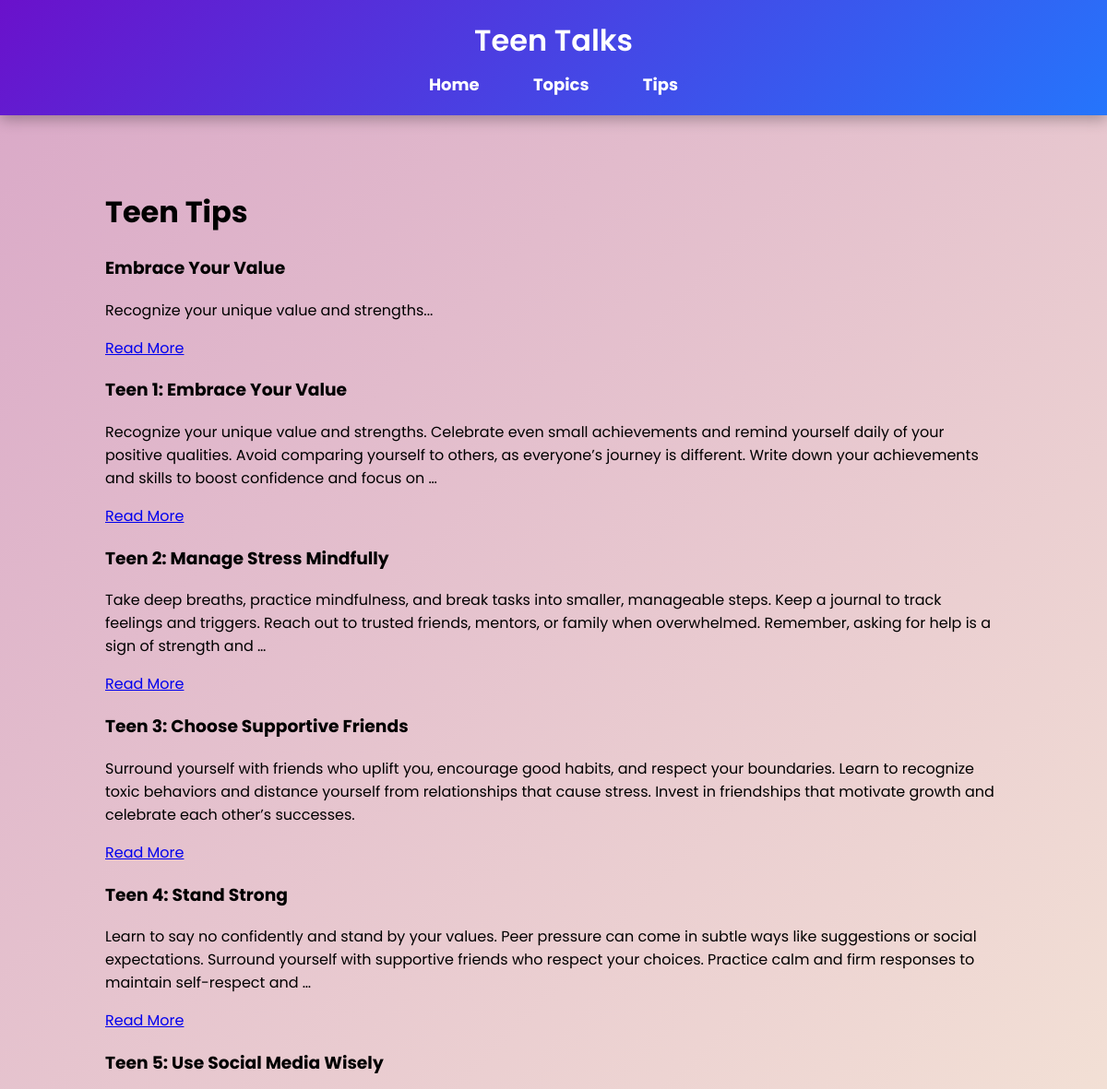
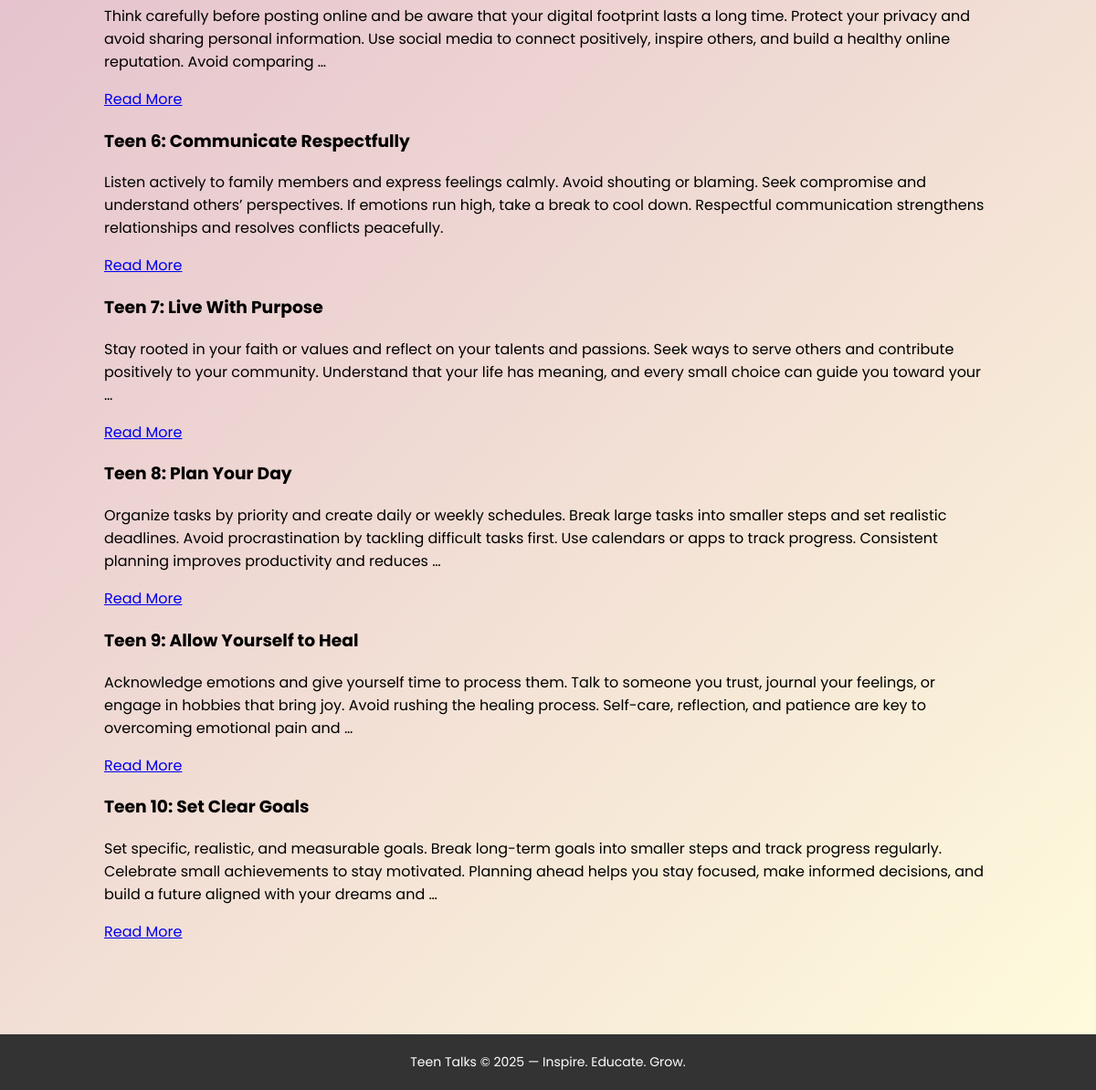
The app's page /tips/ with its own data (2 pictures, top to bottom).
### tips/models.py (models this page shows, shortened)
class Tip(models.Model):
    title = models.CharField(max_length=200)
    content = models.TextField()

### tips/views.py (the view)
# urls.py: path('', views.tips_list, name='tips_list'),           # /tips/ → list of all tips
def tips_list(request):
    tips = Tip.objects.all()
    return render(request, 'tips/tips_list.html', {'tips': tips})

### tips/templates/tips/tips_list.html (shortened to what this page needs)
{% extends "pages/base.html" %}
{% block content %}
<div class="container mt-5">
    <h1 class="mb-4">Teen Tips</h1>
    {% for tip in tips %}
        <div class="card shadow-sm rounded-3 mb-4 p-4">
            <h3 class="card-title">{{ tip.title }}</h3>
            <p class="card-text">{{ tip.content|truncatewords:40 }}</p>
            <a href="{% url 'tip_detail' tip.id %}" class="btn btn-primary mt-2">Read More</a>
        </div>
    {% empty %}
        <p class="text-muted">No tips available yet.</p>
    {% endfor %}
</div>
{% endblock %}

### pages/templates/pages/base.html (style rules this page uses)
body { margin: 0; padding: 0; font-family: "Poppins", sans-serif; background: linear-gradient(135deg, #d9a7c7, #fffcdc); }
.container { width: 90%; margin: auto; padding: 30px 0; }

### records on screen
Tip: title "Embrace Your Value", content "Recognize your unique value and strengths..."
Tip: title "Teen 1: Embrace Your Value", content "Recognize your unique value and strengths. Celebrate even small achievements and remind yourself daily of your positive qualities. Avoid comparing yourself to others, as everyone’s journey is different. Write down your achievements and skills to boost confidence and focus on …"
Tip: title "Teen 2: Manage Stress Mindfully", content "Take deep breaths, practice mindfulness, and break tasks into smaller, manageable steps. Keep a journal to track feelings and triggers. Reach out to trusted friends, mentors, or family when overwhelmed. Remember, asking for help is a sign of strength and …"
Tip: title "Teen 3: Choose Supportive Friends", content "Surround yourself with friends who uplift you, encourage good habits, and respect your boundaries. Learn to recognize toxic behaviors and distance yourself from relationships that cause stress. Invest in friendships that motivate growth and celebrate each other’s successes."
Tip: title "Teen 4: Stand Strong", content "Learn to say no confidently and stand by your values. Peer pressure can come in subtle ways like suggestions or social expectations. Surround yourself with supportive friends who respect your choices. Practice calm and firm responses to maintain self-respect and …"
Tip: title "Teen 5: Use Social Media Wisely", content "Think carefully before posting online and be aware that your digital footprint lasts a long time. Protect your privacy and avoid sharing personal information. Use social media to connect positively, inspire others, and build a healthy online reputation. Avoid comparing …"
Tip: title "Teen 6: Communicate Respectfully", content "Listen actively to family members and express feelings calmly. Avoid shouting or blaming. Seek compromise and understand others’ perspectives. If emotions run high, take a break to cool down. Respectful communication strengthens relationships and resolves conflicts peacefully."
Tip: title "Teen 7: Live With Purpose", content "Stay rooted in your faith or values and reflect on your talents and passions. Seek ways to serve others and contribute positively to your community. Understand that your life has meaning, and every small choice can guide you toward your …"
Tip: title "Teen 8: Plan Your Day", content "Organize tasks by priority and create daily or weekly schedules. Break large tasks into smaller steps and set realistic deadlines. Avoid procrastination by tackling difficult tasks first. Use calendars or apps to track progress. Consistent planning improves productivity and reduces …"
Tip: title "Teen 9: Allow Yourself to Heal", content "Acknowledge emotions and give yourself time to process them. Talk to someone you trust, journal your feelings, or engage in hobbies that bring joy. Avoid rushing the healing process. Self-care, reflection, and patience are key to overcoming emotional pain and …"
Tip: title "Teen 10: Set Clear Goals", content "Set specific, realistic, and measurable goals. Break long-term goals into smaller steps and track progress regularly. Celebrate small achievements to stay motivated. Planning ahead helps you stay focused, make informed decisions, and build a future aligned with your dreams and …"
